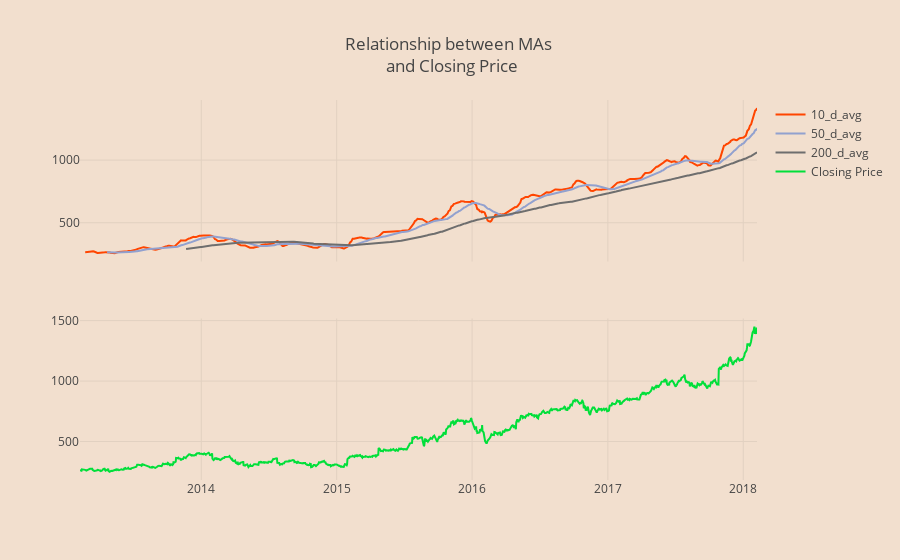

The notebook cell saved with this chart:
### Markdown cell above
In this code snippet, the 10-day, 50-day, and 200-day moving averages of Amazon's historical stock prices are calculated and added to the 'amzn_df' DataFrame.

First, the 'rolling()' method is applied to the 'close' column of the 'amzn_df' DataFrame with window sizes of 10, 50, and 200. On each rolling window, the 'mean()' method is called to calculate the moving averages. A new column with the names '10_d_avg', '50_d_avg', and '200_d_avg' has been added to the 'amzn_df' DataFrame.

A list is then created from the 'close' column of the 'amzn_df' DataFrame and assigned to the variable 'close_p'. As well, the columns 'ten_d', 'fifty_d', and 'twoh_d' are converted to lists and assigned to the variables 'ten_d', 'fifty_d', and 'twoh_d', respectively. Assign the variable 'date' to the 'date' column as well.

The 'amzn_df' DataFrame is set to have 'date' as its index using the 'set_index()' method. In subsequent analysis or plotting, this makes indexing and slicing data easier based on dates.

### Code cell
fig = tls.make_subplots(rows=2, cols=1, shared_xaxes=True)

colors = ['#ff4500', '#92a1cf', '#6E6E6E']
avgs = ['10_d_avg', '50_d_avg', '200_d_avg']
# for i,c in zip(range(n),color):
#    ax1.plot(x, y,c=c)

for col, c in zip(avgs, colors):
    fig.append_trace({'x': amzn_df.index, 'y': amzn_df[col], 'type': 'scatter', 'name': col, 'line': {'color': c}}, 1, 1)
for col in ['close']:
    fig.append_trace({'x': amzn_df.index, 'y': amzn_df[col], 'type': 'scatter', 'name': 'Closing Price', 'line':{'color': '#01DF3A'}}, 2, 1)
    
fig['layout'].update(height=800,title='Relationship between MAs <br> and Closing Price',
                    paper_bgcolor='#F2DFCE', plot_bgcolor='#F2DFCE')
    
iplot(fig, filename='pandas/mixed-type subplots')

### Figure 1 — Plotly figure (JSON) as saved in the notebook; plotly's stock layout.template omitted (floating-point values rounded to 4 significant figures; data arrays with more than 128 entries replaced by an {"elided": "..."} marker saying what was removed)
{"data": [{"line": {"color": "#ff4500"}, "name": "10_d_avg", "x": {"elided": "1259 str values"}, "y": {"elided": "1259 float values"}, "type": "scatter", "uid": "b50e439d-9c77-4163-8967-401a6a42749f", "xaxis": "x", "yaxis": "y"}, {"line": {"color": "#92a1cf"}, "name": "50_d_avg", "x": {"elided": "1259 str values"}, "y": {"elided": "1259 float values"}, "type": "scatter", "uid": "cad12550-3dff-4085-9d70-065ae402aedb", "xaxis": "x", "yaxis": "y"}, {"line": {"color": "#6E6E6E"}, "name": "200_d_avg", "x": {"elided": "1259 str values"}, "y": {"elided": "1259 float values"}, "type": "scatter", "uid": "7568acd2-abfa-412d-a324-fdf164159cea", "xaxis": "x", "yaxis": "y"}, {"line": {"color": "#01DF3A"}, "name": "Closing Price", "x": {"elided": "1259 str values"}, "y": {"elided": "1259 float values"}, "type": "scatter", "uid": "08c926d8-67a6-44a0-9d02-abb5762b5875", "xaxis": "x", "yaxis": "y2"}], "layout": {"xaxis": {"anchor": "y2", "domain": [0, 1], "type": "date", "range": ["2013-02-08", "2018-02-07"], "autorange": true}, "yaxis": {"anchor": "free", "domain": [0.575, 1], "position": 0, "type": "linear", "range": [190.5, 1480.0], "autorange": true}, "yaxis2": {"anchor": "x", "domain": [0, 0.425], "type": "linear", "range": [181.4, 1518.0], "autorange": true}, "title": {"text": "Relationship between MAs <br> and Closing Price"}, "paper_bgcolor": "#F2DFCE", "plot_bgcolor": "#F2DFCE", "autosize": true}}
